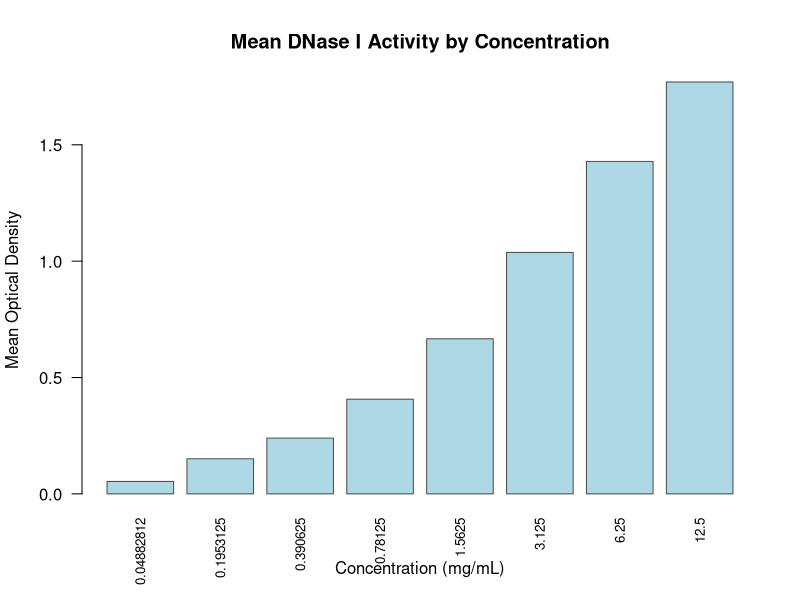
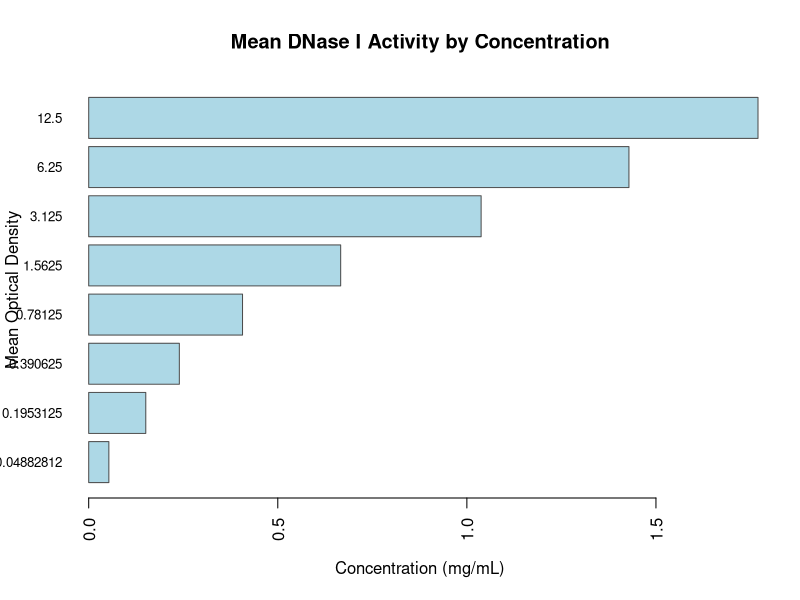

The R script that drew these images, in order:
data(DNase)
head(DNase)
?barplot

mean_density <- aggregate(density ~ conc, data = DNase, FUN = mean)
mean_density

barplot(
  height = mean_density$density,
  names.arg = mean_density$conc,
  col = 'lightblue',
  border = 'gray30', 
  main = 'Mean DNase I Activity by Concentration',
  xlab = 'Concentration (mg/mL)',
  ylab = 'Mean Optical Density',
  las = 2,
  cex.names = 0.8
)

barplot(
  height = mean_density$density,
  names.arg = mean_density$conc,
  col = 'lightblue',
  border = 'gray30', 
  main = 'Mean DNase I Activity by Concentration',
  xlab = 'Concentration (mg/mL)',
  ylab = 'Mean Optical Density',
  las = 2,
  cex.names = 0.8,
  horiz = T
)
